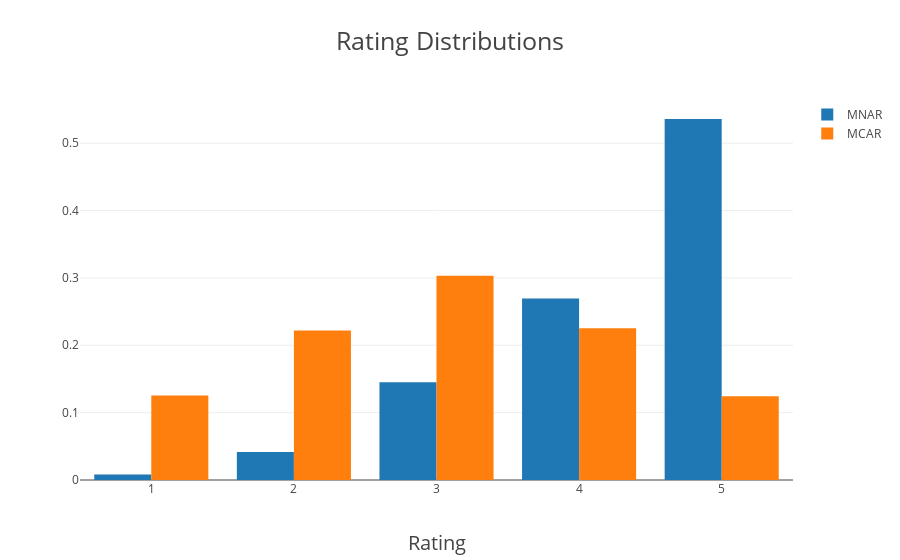
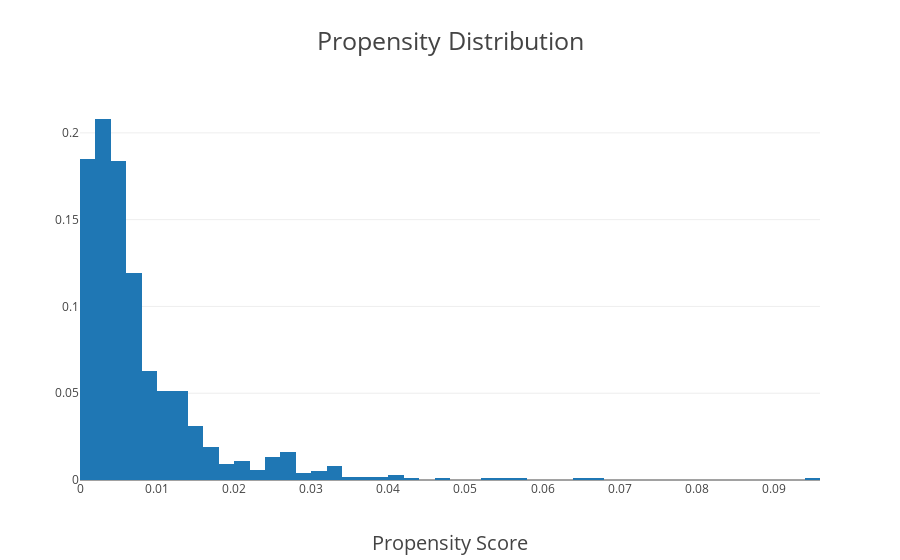

These figures' notebook cell, in order:
### Code cell
rate_hist_train = Histogram(x=data_train[:, 2], histnorm="probability", name="MNAR")
rate_hist_test = Histogram(x=data_test[:, 2], histnorm="probability", name="MCAR")
propensity_hist = Histogram(x=propensity[:, 0], histnorm="probability")
iplot(Figure(data=[rate_hist_train, rate_hist_test], 
             layout=Layout(title="Rating Distributions", titlefont=dict(size=25), 
                           xaxis=dict(title="Rating", titlefont=dict(size=20)))))
iplot(Figure(data=[propensity_hist],
             layout=Layout(title="Propensity Distribution", titlefont=dict(size=25),
                           xaxis=dict(title="Propensity Score", titlefont=dict(size=20)))))

### Figure 1 — Plotly figure (JSON) as saved in the notebook; plotly's stock layout.template omitted (floating-point values rounded to 4 significant figures; data arrays with more than 128 entries replaced by an {"elided": "..."} marker saying what was removed)
{"data": [{"histnorm": "probability", "name": "MNAR", "type": "histogram", "uid": "6cabd61d-2eba-4a79-9601-93b8515917b3", "x": {"elided": "14642 int values"}}, {"histnorm": "probability", "name": "MCAR", "type": "histogram", "uid": "f20677a6-05f1-4a0b-9c6f-2eb8e5d60246", "x": {"elided": "80157 int values"}}], "layout": {"autosize": true, "title": {"font": {"size": 25}, "text": "Rating Distributions"}, "xaxis": {"autorange": true, "range": [0.5, 5.5], "title": {"font": {"size": 20}, "text": "Rating"}, "type": "linear"}, "yaxis": {"autorange": true, "range": [0, 0.5641]}}}

### Figure 2 — Plotly figure (JSON) as saved in the notebook; plotly's stock layout.template omitted (floating-point values rounded to 4 significant figures; data arrays with more than 128 entries replaced by an {"elided": "..."} marker saying what was removed)
{"data": [{"histnorm": "probability", "type": "histogram", "uid": "fe094319-c775-43a9-a577-ca6936ab1938", "x": {"elided": "1000 float values"}}], "layout": {"autosize": true, "title": {"font": {"size": 25}, "text": "Propensity Distribution"}, "xaxis": {"autorange": true, "range": [8.674e-19, 0.096], "title": {"font": {"size": 20}, "text": "Propensity Score"}, "type": "linear"}, "yaxis": {"autorange": true, "range": [0, 0.2189]}}}
